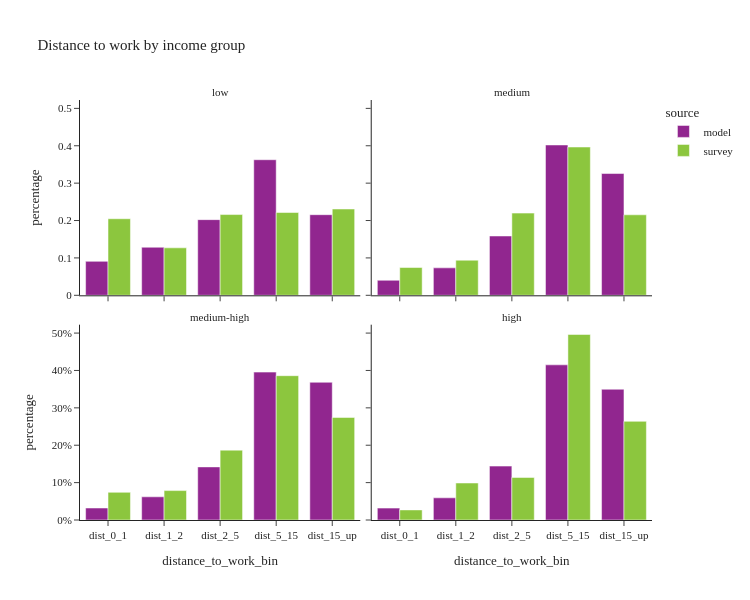

Source (notebook cell):
### Code cell
util.plot_share_facetbar(per_data, 'person_weight', share_col="distance_to_work_bin", title="Distance to work by income group", 
                            facet_col="income_group", facet_col_wrap=2, height=600, orientation='v')

### Figure 1 — Plotly figure (JSON) as saved in the notebook; plotly's stock layout.template omitted (floating-point values rounded to 4 significant figures)
{"data": [{"alignmentgroup": "True", "customdata": [[21076], [29836], [46972], [84163], [50042]], "hovertemplate": "source=model<br>income_group=low<br>distance_to_work_bin=%{x}<br>percentage=%{y}<br>sample_size=%{customdata[0]}<extra></extra>", "legendgroup": "model", "marker": {"color": "#91268F", "pattern": {"shape": ""}}, "name": "model", "offsetgroup": "model", "orientation": "v", "showlegend": true, "textposition": "auto", "type": "bar", "x": ["dist_0_1", "dist_1_2", "dist_2_5", "dist_5_15", "dist_15_up"], "xaxis": "x3", "y": [0.09081, 0.1286, 0.2024, 0.3626, 0.2156], "yaxis": "y3"}, {"alignmentgroup": "True", "customdata": [[17607], [32174], [69577], [176342], [142861]], "hovertemplate": "source=model<br>income_group=medium<br>distance_to_work_bin=%{x}<br>percentage=%{y}<br>sample_size=%{customdata[0]}<extra></extra>", "legendgroup": "model", "marker": {"color": "#91268F", "pattern": {"shape": ""}}, "name": "model", "offsetgroup": "model", "orientation": "v", "showlegend": false, "textposition": "auto", "type": "bar", "x": ["dist_0_1", "dist_1_2", "dist_2_5", "dist_5_15", "dist_15_up"], "xaxis": "x4", "y": [0.04015, 0.07336, 0.1586, 0.4021, 0.3257], "yaxis": "y4"}, {"alignmentgroup": "True", "customdata": [[19058], [36898], [84536], [235457], [219259]], "hovertemplate": "source=model<br>income_group=medium-high<br>distance_to_work_bin=%{x}<br>percentage=%{y}<br>sample_size=%{customdata[0]}<extra></extra>", "legendgroup": "model", "marker": {"color": "#91268F", "pattern": {"shape": ""}}, "name": "model", "offsetgroup": "model", "orientation": "v", "showlegend": false, "textposition": "auto", "type": "bar", "x": ["dist_0_1", "dist_1_2", "dist_2_5", "dist_5_15", "dist_15_up"], "xaxis": "x", "y": [0.03202, 0.06199, 0.142, 0.3956, 0.3684], "yaxis": "y"}, {"alignmentgroup": "True", "customdata": [[22883], [42694], [103851], [298928], [251943]], "hovertemplate": "source=model<br>income_group=high<br>distance_to_work_bin=%{x}<br>percentage=%{y}<br>sample_size=%{customdata[0]}<extra></extra>", "legendgroup": "model", "marker": {"color": "#91268F", "pattern": {"shape": ""}}, "name": "model", "offsetgroup": "model", "orientation": "v", "showlegend": false, "textposition": "auto", "type": "bar", "x": ["dist_0_1", "dist_1_2", "dist_2_5", "dist_5_15", "dist_15_up"], "xaxis": "x2", "y": [0.03177, 0.05927, 0.1442, 0.415, 0.3498], "yaxis": "y2"}, {"alignmentgroup": "True", "customdata": [[79], [42], [82], [83], [34]], "hovertemplate": "source=survey<br>income_group=low<br>distance_to_work_bin=%{x}<br>percentage=%{y}<br>sample_size=%{customdata[0]}<extra></extra>", "legendgroup": "survey", "marker": {"color": "#8CC63E", "pattern": {"shape": ""}}, "name": "survey", "offsetgroup": "survey", "orientation": "v", "showlegend": true, "textposition": "auto", "type": "bar", "x": ["dist_0_1", "dist_1_2", "dist_2_5", "dist_5_15", "dist_15_up"], "xaxis": "x3", "y": [0.2048, 0.127, 0.216, 0.2214, 0.2308], "yaxis": "y3"}, {"alignmentgroup": "True", "customdata": [[82], [59], [134], [206], [114]], "hovertemplate": "source=survey<br>income_group=medium<br>distance_to_work_bin=%{x}<br>percentage=%{y}<br>sample_size=%{customdata[0]}<extra></extra>", "legendgroup": "survey", "marker": {"color": "#8CC63E", "pattern": {"shape": ""}}, "name": "survey", "offsetgroup": "survey", "orientation": "v", "showlegend": false, "textposition": "auto", "type": "bar", "x": ["dist_0_1", "dist_1_2", "dist_2_5", "dist_5_15", "dist_15_up"], "xaxis": "x4", "y": [0.0743, 0.0939, 0.2199, 0.3966, 0.2153], "yaxis": "y4"}, {"alignmentgroup": "True", "customdata": [[85], [80], [175], [326], [212]], "hovertemplate": "source=survey<br>income_group=medium-high<br>distance_to_work_bin=%{x}<br>percentage=%{y}<br>sample_size=%{customdata[0]}<extra></extra>", "legendgroup": "survey", "marker": {"color": "#8CC63E", "pattern": {"shape": ""}}, "name": "survey", "offsetgroup": "survey", "orientation": "v", "showlegend": false, "textposition": "auto", "type": "bar", "x": ["dist_0_1", "dist_1_2", "dist_2_5", "dist_5_15", "dist_15_up"], "xaxis": "x", "y": [0.07405, 0.07871, 0.1869, 0.386, 0.2743], "yaxis": "y"}, {"alignmentgroup": "True", "customdata": [[66], [50], [130], [254], [112]], "hovertemplate": "source=survey<br>income_group=high<br>distance_to_work_bin=%{x}<br>percentage=%{y}<br>sample_size=%{customdata[0]}<extra></extra>", "legendgroup": "survey", "marker": {"color": "#8CC63E", "pattern": {"shape": ""}}, "name": "survey", "offsetgroup": "survey", "orientation": "v", "showlegend": false, "textposition": "auto", "type": "bar", "x": ["dist_0_1", "dist_1_2", "dist_2_5", "dist_5_15", "dist_15_up"], "xaxis": "x2", "y": [0.02698, 0.09894, 0.1138, 0.4963, 0.2639], "yaxis": "y2"}], "layout": {"annotations": [{"font": {}, "showarrow": false, "text": "medium-high", "x": 0.245, "xanchor": "center", "xref": "paper", "y": 0.465, "yanchor": "bottom", "yref": "paper"}, {"font": {}, "showarrow": false, "text": "high", "x": 0.755, "xanchor": "center", "xref": "paper", "y": 0.465, "yanchor": "bottom", "yref": "paper"}, {"font": {}, "showarrow": false, "text": "low", "x": 0.245, "xanchor": "center", "xref": "paper", "y": 1.0, "yanchor": "bottom", "yref": "paper"}, {"font": {}, "showarrow": false, "text": "medium", "x": 0.755, "xanchor": "center", "xref": "paper", "y": 1.0, "yanchor": "bottom", "yref": "paper"}], "barmode": "group", "height": 600, "legend": {"title": {"text": "source"}, "tracegroupgap": 0}, "title": {"text": "Distance to work by income group"}, "width": 750, "xaxis": {"anchor": "y", "domain": [0.0, 0.49], "title": {"text": "distance_to_work_bin"}}, "xaxis2": {"anchor": "y2", "domain": [0.51, 1.0], "matches": "x", "title": {"text": "distance_to_work_bin"}}, "xaxis3": {"anchor": "y3", "domain": [0.0, 0.49], "matches": "x", "showticklabels": false}, "xaxis4": {"anchor": "y4", "domain": [0.51, 1.0], "matches": "x", "showticklabels": false}, "yaxis": {"anchor": "x", "domain": [0.0, 0.465], "tickformat": ".0%", "title": {"text": "percentage"}}, "yaxis2": {"anchor": "x2", "domain": [0.0, 0.465], "matches": "y", "showticklabels": false, "tickformat": ".0%"}, "yaxis3": {"anchor": "x3", "domain": [0.535, 1.0], "matches": "y", "title": {"text": "percentage"}}, "yaxis4": {"anchor": "x4", "domain": [0.535, 1.0], "matches": "y", "showticklabels": false}}}
